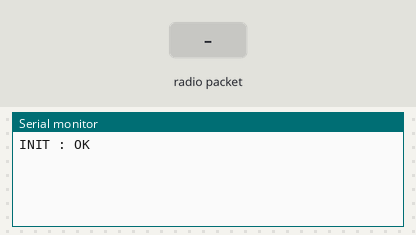
A sketch run on a simulated Arduino Uno, built with avr-gcc and run on an emulated ATmega328P. Parts: the last lines printed to the serial monitor. The test bench sets the inputs (shaded band). No radio packets arrive unless stated.

Above: at 1.2 s.
1.3 s: radio packet "1" arrives
At 2.5 s:
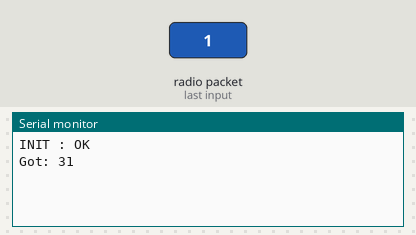
2.8 s: radio packet "0" arrives
At 3.9 s:
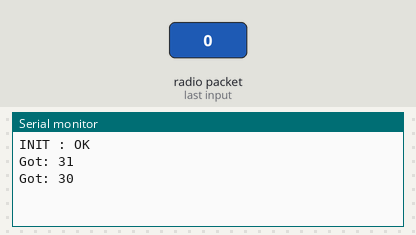
4.3 s: radio packet "2" arrives
At 5.0 s:
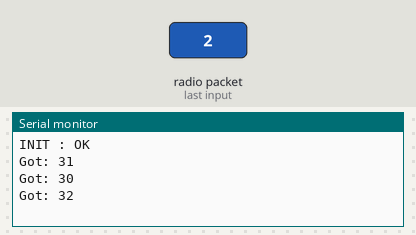

Measured:
- after the input at 1.3 s, the serial monitor: prints a new line at once (image 1)
- after the input at 2.8 s, the serial monitor: prints a new line at once (image 2)
- after the input at 4.3 s, the serial monitor: prints a new line at once (image 3)

The sketch:

Receiver_old_library_VirtualWire.ino
```cpp
// (licence header left out)
#define RX_PIN 10

#include <VirtualWire.h>

void setup()
{
    Serial.begin(9600);

    Serial.println("INIT : OK ");
    vw_set_ptt_inverted(true);
    vw_set_ptt_pin(RX_PIN);
    vw_setup(2000);	//Vitesse en bauds

    vw_rx_start();       //Init
}

void loop()
{

    uint8_t buf[VW_MAX_MESSAGE_LEN];
    uint8_t buflen = VW_MAX_MESSAGE_LEN;

   // Serial.println("AA");

    if (vw_get_message(buf, &buflen)) // Non-blocking
    {
	int i;

       // digitalWrite(13, true); // Flash a light to show received good message
	// Message with a good checksum received, dump it.
	Serial.print("Got: ");

	for (i = 0; i < buflen; i++)
	{
	    Serial.print(buf[i], HEX);
	    Serial.print(" ");
	}
	Serial.println("");
        digitalWrite(13, false);
    }
}
```
